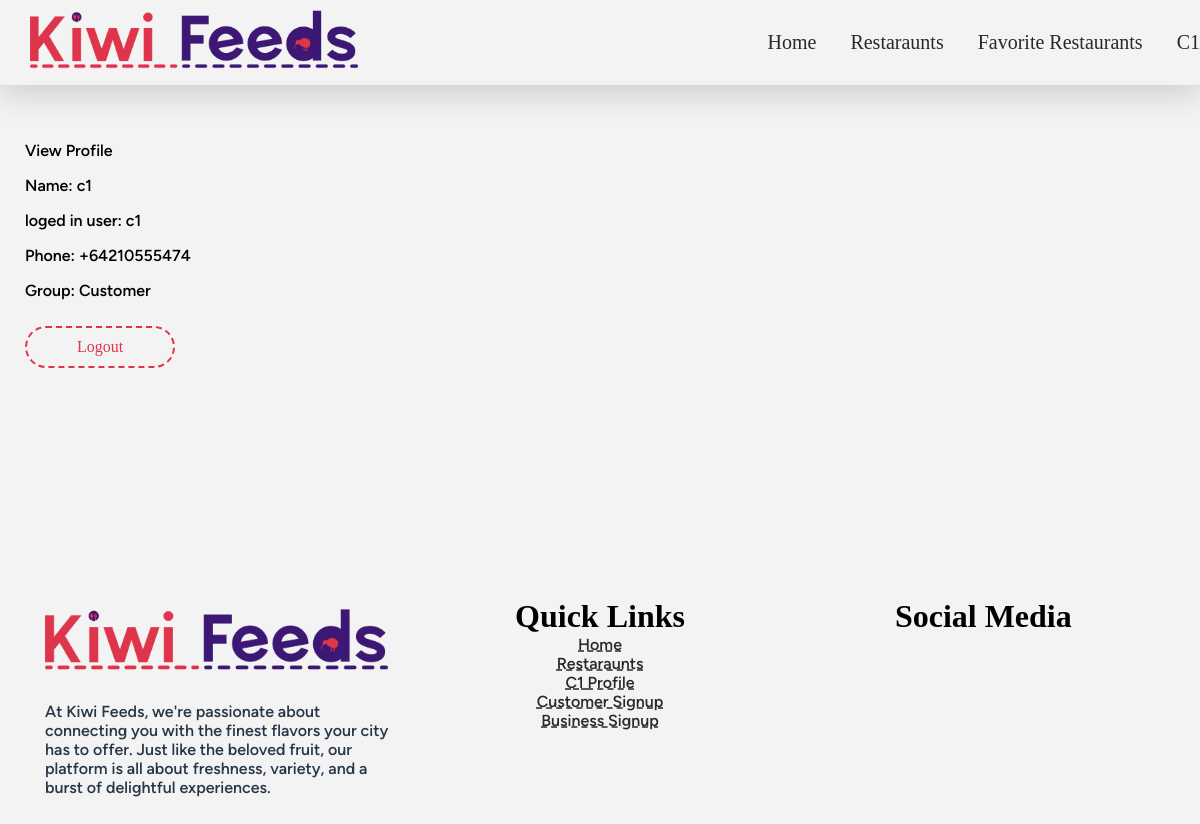
The page /user/2/ (signed in) on the database its author committed.
### app_user/models.py (models this page shows, shortened)
class UserProfile(models.Model):
    this_user = models.OneToOneField(User, on_delete=models.PROTECT ,verbose_name='User')
    profile_picture = models.ImageField(
        default='/profile_pics/temp_pfp_placeholder_REPLACE_LATER.avif',
        upload_to=generate_image_path,
        height_field=None,
        width_field=None
    )
    phone_number = PhoneNumberField()
    address = models.CharField(max_length=1000)
    @property
    def user_group(self):
        groups = self.this_user.groups.all()
        return ', '.join([group.name for group in groups])

### app_user/views.py (the view)
# urls.py: path("<int:pk>/", UserProfileView.as_view(), name="profile-page"),
class UserProfileView(LoginRequiredMixin, DetailView):
    model = UserProfile
    context_object_name = 'this_user'
    fields = ['profile_picture', 'phone_number', 'address']
    template_name = 'app_user/user_profile_page.html'
    def get_object(self, queryset=None):
        return self.request.user.userprofile

### app_user/templatetags/custom_tags.py (called while the page is built)
@register.filter(name='user_belongs_to_group')
def user_belongs_to_group(user, group_name):
    return user.groups.filter(name=group_name).exists()

### templates/app_user/user_profile_page.html (shortened to what this page needs)
{% extends 'base/base.html' %}
{% load static %}
{% load custom_tags %}
{% block content %}
<section>
    <p class='flex flex-col gap-5'>View Profile
        <p>Name: {{this_user.this_user.username}}</p>
        <p>loged in user: {{ request.user.username }}</p>
        <p>Phone: {{this_user.phone_number}}</p>
        <p>Group: {{this_user.user_group}}</p>
    </p>
    <a class='btn btn-action' href="{% url 'logout'  %}">Logout</a>
</section>
{% endblock %}

### templates/components/header.html (shortened to what this page needs)
{% load static %}
{% load custom_tags %}
<header id="header">
    <div class="header-wrap">
        <div class="col-head-logo">
            <a href="{% url "home-page" %}" class="menu-link">
                <img class="header-logo" src="{% static 'logo/logo-full-cropped.png' %}">
            </a>
        </div>
        <div class="col-head-menu">
            <div class="menu-wrap">
                <a href="{% url "home-page" %}" class="menu-link">Home</a>
                <a href="{% url 'restaurant-list' %}" class="menu-link">Restaraunts</a>
                {% if user.is_authenticated %}
                    {% if user|user_belongs_to_group:'Customer' %}
                        <a href="{% url 'my_favorites' %}" class="menu-link">Favorite Restaurants</a>
                    {% endif %}
                {% endif %}
                {% if user.is_authenticated %}
                    <a href="{% url 'profile-page' pk=user.pk %}"  class="menu-link">{{user.username|title}}</a>
                {% else %}
                    <a href="{% url 'login' %}"  class="menu-link">Login</a>
                {% endif %}
            </div>
        </div>
    </div>
</header>

### templates/components/footer.html (shortened to what this page needs)
{% load static %}
<footer>
    <section>
        <div class="col-wrap">
            <div class="col-33">
                <img class="footer-logo" src="{% static 'logo/logo-full-cropped.png' %}">
                <p class="text">At Kiwi Feeds, we're passionate about connecting you with the finest flavors your city has to offer. Just like the beloved fruit, our platform is all about freshness, variety, and a burst of delightful experiences.</p>
            </div>
            <div class="col-33">
                <div class="q-links-wrap">
                    <h3>Quick Links</h3>
                    <div class="links-cont">
                        <a href="{% url "home-page" %}" class="f-link t-link">Home</a>
                        <br>
                        <a href="{% url 'restaurant-list' %}" class="f-link t-link">Restaraunts</a>
                        <br>
                        {% if user.is_authenticated %}
                            <a href="{% url 'profile-page' pk=user.pk %}"  class="f-link t-link">{{user.username|title}} Profile</a>
                        {% else %}
                            <a href="{% url 'login' %}"  class="f-link t-link">Login</a>
                        {% endif %}
                        <br>
                        <a href="{% url 'signup' %}" class="f-link t-link">Customer Signup</a>
                        <br>
                        <a href="{% url 'signup-business' %}" class="f-link t-link">Business Signup</a>
                    </div>
                </div>
            </div>
            <div class="col-33">
                <h3 id="soc-med-text">Social Media</h3>
                <br>
                <div class="col-50">
                </div>
                <div class="col-50">
                </div>
            </div>
        </div>
    </section>
</footer>

### static/styles/styles.css (style rules this page uses)
:root { --c-red: #DE354C; --c-dark-red: #932432; --c-blue: #3C1874; --c-dark-blue: #283747; --c-black: #292929; --c-white: #F3F3F3; --t-heading: "wavehaus"; --t-paragraph: "oak sans"; }
body { background-color: #F3F3F3; margin: 0px; }
section { max-width: 1440px; margin-right: auto; margin-left: auto; padding-top: 125px; padding-bottom: 75px; padding-left: 25px; padding-right: 25px; }
.col-wrap { display: flex; }
.col-50 { width: 50%; padding: 20px; }
.col-33 { width: 33%; padding: 20px; }
h1,h2,h3,h4,h5 { font-family: 'wavehaus'; }
h3 { font-size: 2em ; margin-block-start: 0em; margin-block-end: 0em; }
p,a,li { font-family: 'oak sans'; font-weight: 500; }
.text { color: var(--c-dark-blue); }
.btn { display: inline-block; font-family: 'wavehaus'; margin-top: 10px; margin-bottom: 10px; margin-right: 10px; font-size: 1em; border: dashed 2px; border-radius: 90px; padding: 10px 50px 10px 50px; transition: .1s; text-decoration: none; }
.btn-action { border-color: var(--c-red); color: var(--c-red); }
.t-link { text-decoration: underline dashed; color: var(--c-black); transition: .2s; }
#header { display: flex; max-height: 120px; position: fixed; width: 100%; top: 0px; background: rgba( 243, 243, 243, 0.8 ); box-shadow: 0 8px 32px 0 rgba(41, 41, 41, 0.2); backdrop-filter: blur( 6px ); -webkit-backdrop-filter: blur( 4px ); }
.header-wrap { max-width: 1440px; width: 100%; margin-left: auto; margin-right: auto; display: flex; }
.header-logo { max-height: 80px; }
.col-head-logo { width: 20%; }
.col-head-menu { align-items: flex-end; justify-content: center; display: flex; flex-direction: column; flex-wrap: nowrap; width: 80%; }
.menu-link { font-size: 20px; font-family: "wavehaus"; margin-left: 30px; text-decoration: none; color: var(--c-black); }
.footer-logo { width: 100%; }
.q-links-wrap { text-align: center; }
.f-link { margin-top: 10px; }
#soc-med-text { text-align: center; }

### rows shown on the page
UserProfile: this_user.username "c1", phone_number "+64210555474", user_group "Customer"

### other values the page prints
{{ user.username|title }} "C1"
{{ request.user.username }} "c1"
